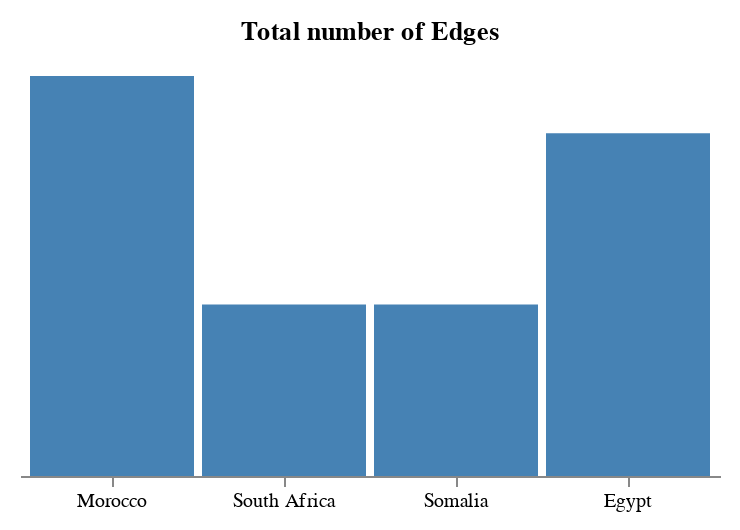

Source (Vega-Lite JSON):
### Vega specification from a JSON file in a GitHub repository (floating-point values rounded to 4 significant figures)
{"$schema": "https://vega.github.io/schema/vega/v5.json", "width": 350, "height": 200, "padding": 10, "title": "Total number of Edges", "data": [{"name": "table", "values": [{"category": "Morocco", "amount": 7}, {"category": "South Africa", "amount": 3}, {"category": "Somalia", "amount": 3}, {"category": "Egypt", "amount": 6}]}], "signals": [{"name": "tooltip", "value": {}, "on": [{"events": "rect:mouseover", "update": "datum"}, {"events": "rect:mouseout", "update": "{}"}]}], "scales": [{"name": "xscale", "type": "band", "domain": {"data": "table", "field": "category"}, "range": "width", "padding": 0.05, "round": true}, {"name": "yscale", "domain": {"data": "table", "field": "amount"}, "nice": true, "range": "height"}], "axes": [{"orient": "bottom", "scale": "xscale"}], "marks": [{"type": "rect", "from": {"data": "table"}, "encode": {"enter": {"x": {"scale": "xscale", "field": "category"}, "width": {"scale": "xscale", "band": 1}, "y": {"scale": "yscale", "field": "amount", "text": "death"}, "y2": {"scale": "yscale", "value": 0}}, "update": {"fill": {"value": "steelblue"}}, "hover": {"fill": {"value": "red"}}}}, {"type": "text", "encode": {"enter": {"align": {"value": "center"}, "baseline": {"value": "bottom"}, "fill": {"value": "#333"}}, "update": {"x": {"scale": "xscale", "signal": "tooltip.category", "band": 0.5}, "y": {"scale": "yscale", "signal": "tooltip.amount", "offset": -2}, "text": {"signal": "tooltip.amount"}, "fillOpacity": [{"test": "isNaN(tooltip.amount)", "value": 0}, {"value": 1}]}}}]}
